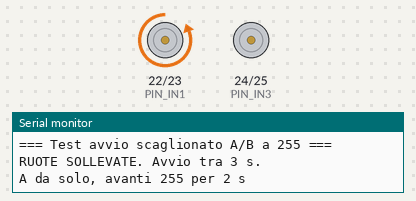
Recording of a sketch running on a simulated Arduino Mega 2560, built with avr-gcc and run on an emulated ATmega2560. On the bench: motor-driver pin pairs drawn as motors (green arrow = first pin HIGH = forward, orange = second pin HIGH = backward, longer = more drive, scaled by the enable pin), the last lines printed to the serial monitor.

Above: at 3.4 s.
At 5.4 s:
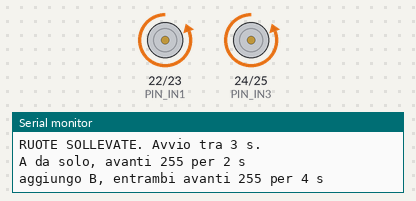
At 11.4 s:
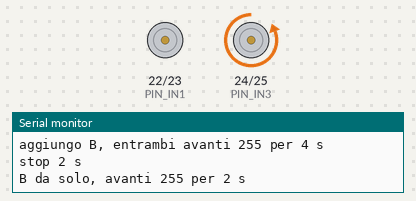
At 17.4 s:
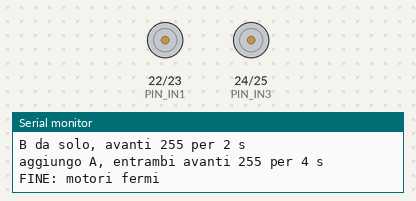
Timing chart, 0 to 18.9 s (numbered marks = the images above):
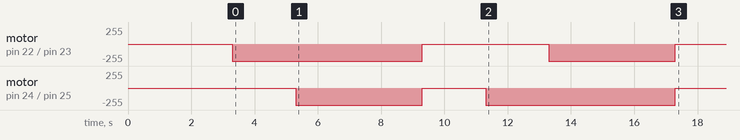

The sketch:

pwm_staggered_test.ino
```cpp
/*
  Robocup2027HandOn - test di banco: avvio scaglionato dei due canali
  Arduino Mega 2560 + L298N

  RUOTE SOLLEVATE. Il test parte 3 s dopo il reset.

  Sequenza:
    A avanti 255 da solo per 2 s;
    aggiungo B avanti 255 per 4 s (entrambi attivi);
    stop 2 s;
    B avanti 255 da solo per 2 s;
    aggiungo A avanti 255 per 4 s (entrambi attivi);
    stop finale.

  Serve a distinguere:
    - se fallisce sempre il secondo motore aggiunto -> alimentazione/corrente;
    - se fallisce sempre lo stesso canale -> canale/motore/cablaggio.

  Mappa:
    ENA=12 IN1=22 IN2=23  (canale A)
    ENB=13 IN3=24 IN4=25  (canale B)
*/

const uint8_t PIN_ENA = 12;
const uint8_t PIN_ENB = 13;
const uint8_t PIN_IN1 = 22;
const uint8_t PIN_IN2 = 23;
const uint8_t PIN_IN3 = 24;
const uint8_t PIN_IN4 = 25;

const uint8_t TEST_PWM = 255;
const unsigned long ALONE_MS = 2000;
const unsigned long BOTH_MS = 4000;
const unsigned long PAUSE_MS = 2000;

void stopMotors() {
  analogWrite(PIN_ENA, 0);
  analogWrite(PIN_ENB, 0);
  digitalWrite(PIN_IN1, LOW);
  digitalWrite(PIN_IN2, LOW);
  digitalWrite(PIN_IN3, LOW);
  digitalWrite(PIN_IN4, LOW);
}

void channelAForward() {
  digitalWrite(PIN_IN1, LOW);
  digitalWrite(PIN_IN2, HIGH);
  analogWrite(PIN_ENA, TEST_PWM);
}

void channelBForward() {
  digitalWrite(PIN_IN3, LOW);
  digitalWrite(PIN_IN4, HIGH);
  analogWrite(PIN_ENB, TEST_PWM);
}

void setup() {
  pinMode(PIN_ENA, OUTPUT);
  pinMode(PIN_ENB, OUTPUT);
  pinMode(PIN_IN1, OUTPUT);
  pinMode(PIN_IN2, OUTPUT);
  pinMode(PIN_IN3, OUTPUT);
  pinMode(PIN_IN4, OUTPUT);

  stopMotors();
  Serial.begin(115200);
  delay(300);

  Serial.println(F("=== Test avvio scaglionato A/B a 255 ==="));
  Serial.println(F("RUOTE SOLLEVATE. Avvio tra 3 s."));
  delay(3000);

  Serial.println(F("A da solo, avanti 255 per 2 s"));
  channelAForward();
  delay(ALONE_MS);

  Serial.println(F("aggiungo B, entrambi avanti 255 per 4 s"));
  channelBForward();
  delay(BOTH_MS);
  stopMotors();
  Serial.println(F("stop 2 s"));
  delay(PAUSE_MS);

  Serial.println(F("B da solo, avanti 255 per 2 s"));
  channelBForward();
  delay(ALONE_MS);

  Serial.println(F("aggiungo A, entrambi avanti 255 per 4 s"));
  channelAForward();
  delay(BOTH_MS);
  stopMotors();

  Serial.println(F("FINE: motori fermi"));
}

void loop() {
}
```
